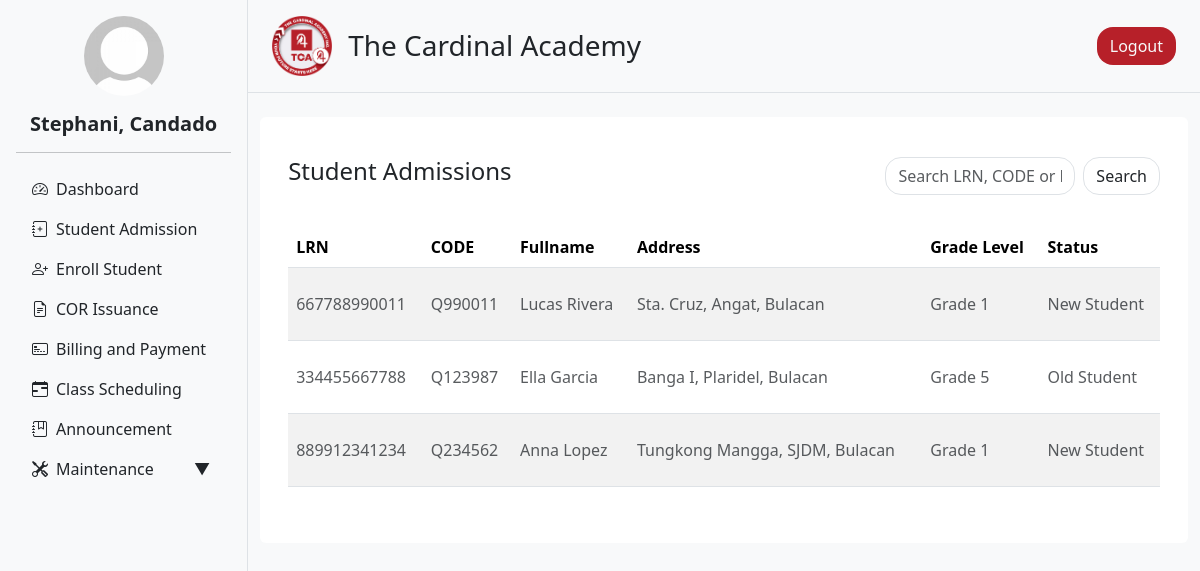
Screenshot of /admin/admission.php (signed in) with the database file from the repository.
### tables this page shows
CREATE TABLE `admission_form` (
  `id` int(11) NOT NULL,
  `lrn` varchar(20) NOT NULL,
  `firstname` varchar(50) NOT NULL,
  `middlename` varchar(50) DEFAULT NULL,
  `lastname` varchar(50) NOT NULL,
  `status` varchar(255) NOT NULL,
  `gender` enum('male','female') NOT NULL,
  `grade_level` varchar(20) NOT NULL,
  `profile_picture` varchar(255) DEFAULT NULL,
  `birthday` date NOT NULL,
  `religion` varchar(50) DEFAULT NULL,
  `place_of_birth` varchar(100) DEFAULT NULL,
  `age` int(11) DEFAULT NULL,
  `residential_address` varchar(255) DEFAULT NULL,
  `region` varchar(100) DEFAULT NULL,
  `province` varchar(100) DEFAULT NULL,
  `municipal` varchar(100) DEFAULT NULL,
  `barangay` varchar(100) DEFAULT NULL,
  `father_name` varchar(100) DEFAULT NULL,
  `father_occupation` varchar(100) DEFAULT NULL,
  `father_contact` varchar(20) DEFAULT NULL,
  `mother_name` varchar(100) DEFAULT NULL,
  `mother_occupation` varchar(100) DEFAULT NULL,
  `mother_contact` varchar(20) DEFAULT NULL,
  `guardian_name` varchar(100) DEFAULT NULL,
  `guardian_occupation` varchar(100) DEFAULT NULL,
  `guardian_contact` varchar(20) DEFAULT NULL,
  `admission_status` varchar(255) DEFAULT 'for_verification',
  `que_code` varchar(50) DEFAULT NULL,
  `phone` varchar(20) DEFAULT NULL,
  `email` varchar(255) DEFAULT NULL,
  `facebook` varchar(255) DEFAULT NULL,
  `admission_date` timestamp NOT NULL DEFAULT current_timestamp() ON UPDATE current_timestamp(),
  `strand` varchar(100) DEFAULT NULL
);

### admin/user_info.php (called while the page is built, shortened)
<?php
include '../db_connection.php';
function getUserInfo() {
    global $conn;
    $user_id = $_SESSION['user_id'];
    $sql = "SELECT first_name, last_name, profile FROM users WHERE user_id = ?";
    $stmt = $conn->prepare($sql);
    $stmt->bind_param("i", $user_id);
    $stmt->execute();
    $result = $stmt->get_result();
    $user = $result->fetch_assoc();
    $full_name = htmlspecialchars($user['first_name'] . ', ' . $user['last_name']);
    $profile_image = !empty($user['profile'])
        ? '../static/uploads/' . htmlspecialchars($user['profile'])
        : '../static/uploads/default_profile.jpg';
    return [
        'full_name' => $full_name,
        'profile_image' => $profile_image
    ];
}
?>

### admin/admission.php (the view, shortened to what this page needs)
<?php  include '../db_connection.php'; ?>
<?php
$limit = 10;
$page = isset($_GET['page']) && is_numeric($_GET['page']) ? (int) $_GET['page'] : 1;
$search = isset($_GET['search']) ? trim($_GET['search']) : '';
$offset = ($page - 1) * $limit;
$query = "SELECT
            id,
            que_code,
            lrn,
            CONCAT(firstname, ' ', lastname) AS fullname,
            CONCAT(barangay, ', ', municipal, ', ', province) AS address,
            grade_level,
            status
          FROM admission_form
          WHERE admission_status = 'pending' AND (
              lrn LIKE '%$search%'
              OR que_code LIKE '%$search%'
              OR CONCAT(firstname, ' ', lastname) LIKE '%$search%'
          )
          ORDER BY admission_date DESC
          LIMIT $limit OFFSET $offset";
$result = mysqli_query($conn, $query);
?>
<!DOCTYPE html>
<html lang="en">
<head>
  <?php include 'header.php' ?>
</head>
<body>
<div class="d-flex flex-row bg-light">
  <?php include 'navigation.php' ?>
  <div class="content flex-grow-1">
    <?php include 'nav_top.php' ?>
    <div class="container my-4">
      <div class="row g-4">
        <div class="col-12">
          <div class="rounded p-3 bg-white">
            <div class="container my-4">
              <div class="row mb-3">
                <div class="col-12 col-md-8">
                  <h4>Student Admissions</h4>
                </div>
                <div class="col-12 col-md-4">
                  <form method="GET" action="">
                    <div class="input-group">
                      <input class="form-control rounded rounded-4" type="text" name="search" value="<?= htmlspecialchars($search) ?>" placeholder="Search LRN, CODE or Fullname">
                      <button class="btn border ms-2 rounded rounded-4" type="submit">Search</button>
                    </div>
                  </form>
                </div>
                <div class="col-12 pt-3">
                </div>
              </div>
              <div class="table-responsive">
                <table class="table table-striped table-hover" style="cursor: pointer">
                  <thead>
                    <tr>
                      <th scope="col">LRN</th>
                      <th scope="col">CODE</th>
                      <th scope="col">Fullname</th>
                      <th scope="col">Address</th>
                      <th scope="col">Grade Level</th>
                      <th scope="col">Status</th>
                    </tr>
                  </thead>
                  <tbody>
                    <?php if (mysqli_num_rows($result) > 0): ?>
                      <?php while ($row = mysqli_fetch_assoc($result)): ?>
                        <tr class="clickable-row" data-id="<?= $row['id'] ?>">
                          <td><p class="text-muted pt-3 pb-3 mb-0"><?= !empty($row['lrn']) ? htmlspecialchars($row['lrn']) : 'N/A' ?></p></td>
                          <td><p class="text-muted pt-3 pb-3 mb-0"><?= htmlspecialchars($row['que_code'] ?? '-') ?></p></td>
                          <td><p class="text-muted pt-3 pb-3 mb-0"><?= htmlspecialchars($row['fullname']) ?></p></td>
                          <td><p class="text-muted pt-3 pb-3 mb-0"><?= htmlspecialchars($row['address']) ?></p></td>
                          <td><p class="text-muted pt-3 pb-3 mb-0"><?= htmlspecialchars($row['grade_level']) ?></p></td>
                          <td><p class="text-muted pt-3 pb-3 mb-0"><?= htmlspecialchars($row['status']) ?></p></td>
                        </tr>
                      <?php endwhile; ?>
                    <?php else: ?>
                      <tr>
                        <td colspan="6"><p class="text-muted text-center pt-3 pb-3 mb-0">No data available</p></td>
                      </tr>
                    <?php endif; ?>
                  </tbody>
                </table>
              </div>
            </div>
          </div>
        </div>
      </div>
    </div>
  </div>
</div>
</body>
</html>

### static/css/styles.css (style rules this page uses)
.content { width: 80%; }

### static/css/landing.css (style rules this page uses)
body { margin: 0; padding: 0; height: 100%; }

### rows the page displays
admission_form: lrn "667788990011", que_code "Q990011", fullname "Lucas Rivera", address "Sta. Cruz, Angat, Bulacan", grade_level "Grade 1", status "New Student"
admission_form: lrn "334455667788", que_code "Q123987", fullname "Ella Garcia", address "Banga I, Plaridel, Bulacan", grade_level "Grade 5", status "Old Student"
admission_form: lrn "889912341234", que_code "Q234562", fullname "Anna Lopez", address "Tungkong Mangga, SJDM, Bulacan", grade_level "Grade 1", status "New Student"

### other values shown
$full_name "Stephani, Candado"
